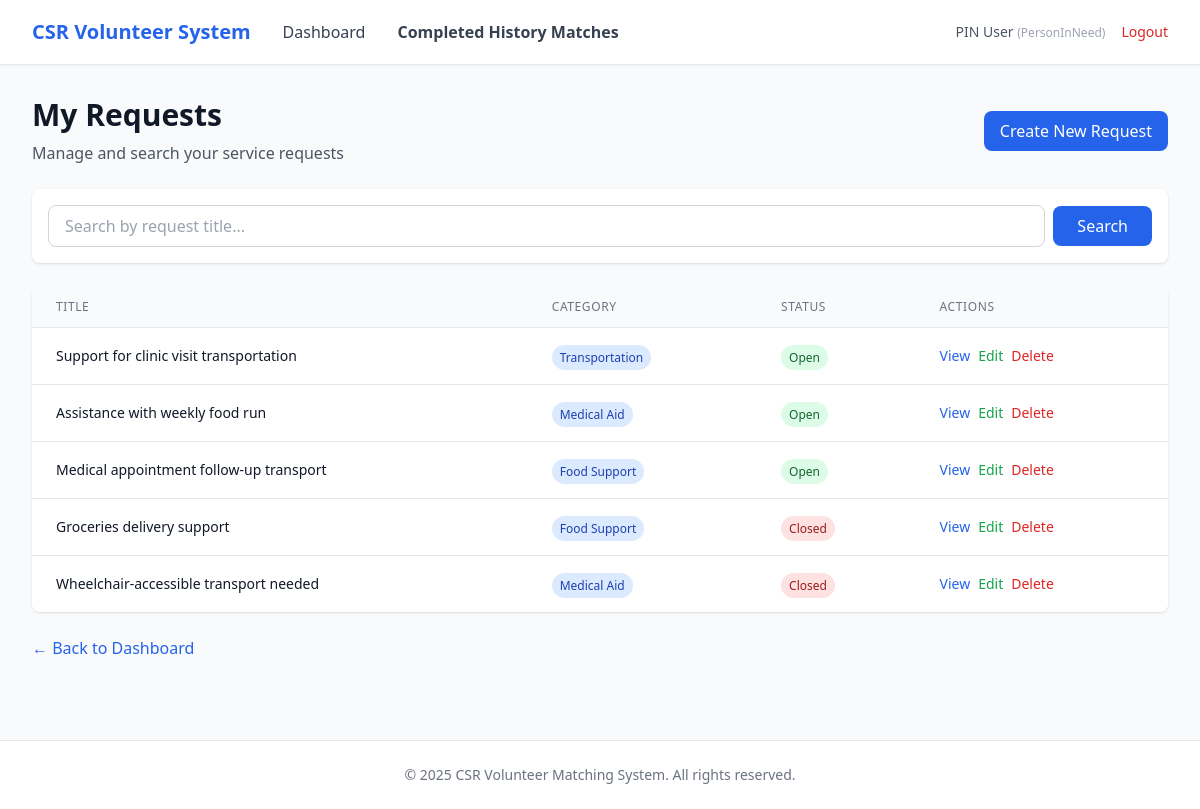
Page /pin/requests (signed in) on the committed database.
### app/entity/user_account.py (models this page shows, shortened)
class UserAccount(UserMixin, db.Model):
    __tablename__ = "user_accounts"
    userID = db.Column(db.Integer, primary_key=True, autoincrement=True)  # explicit auto increment
    name = db.Column(db.String(100), nullable=False)
    email = db.Column(db.String(120), nullable=False, unique=True, index=True)
    _password = db.Column("password", db.String(255), nullable=False)
    age = db.Column(db.Integer)
    phoneNumber = db.Column(db.String(20))
    isActive = db.Column(db.Boolean, default=True)
    profileID = db.Column(db.Integer, db.ForeignKey("user_profiles.profileID"), nullable=False)
    profile = db.relationship("UserProfile", back_populates="users", lazy=True)
    @property
    def password(self):
        raise AttributeError("Password is write-only.")
    @password.setter
    def password(self, raw):
        self._password = generate_password_hash(raw)

### app/entity/user_profile.py (models this page shows)
class UserProfile(db.Model):
    __tablename__ = "user_profiles"
    profileID   = db.Column(db.Integer, primary_key=True, autoincrement=True)  # explicit auto increment
    profileName = db.Column(db.String(50), nullable=False, unique=True)
    description = db.Column(db.String(255))
    isActive    = db.Column(db.Boolean, default=True)
    users = db.relationship("UserAccount", back_populates="profile", lazy=True)

### app/entity/request.py (models this page shows)
class Request(db.Model):
    __tablename__ = "requests"
    requestID = db.Column(db.Integer, primary_key=True)
    pinID = db.Column(db.Integer, db.ForeignKey("user_accounts.userID"), nullable=False)
    csrRepID = db.Column(db.Integer, db.ForeignKey("user_accounts.userID"))
    categoryID = db.Column(db.Integer, db.ForeignKey("categories.categoryID"), nullable=False)
    title = db.Column(db.String(150), nullable=False)
    description = db.Column(db.Text)
    status = db.Column(db.String(30), default="open")
    viewCount = db.Column(db.Integer, default=0)
    shortlistCount = db.Column(db.Integer, default=0)
    createdAt = db.Column(db.DateTime, default=db.func.now(), nullable=False)
    closedAt  = db.Column(db.DateTime)
    category = db.relationship("Category", back_populates="requests", lazy=True)
    person_in_need = db.relationship(
        "UserAccount",
        foreign_keys=[pinID],
        backref=db.backref("requests_made", lazy=True),
        lazy=True
    )
    csr_representative = db.relationship(
        "UserAccount",
        foreign_keys=[csrRepID],
        backref=db.backref("requests_supported", lazy=True),
        lazy=True
    )
    shortlists = db.relationship(
        "Shortlist",
        back_populates="request",
        cascade="all, delete-orphan",
        passive_deletes=True
    )
    match_records = db.relationship(
        "MatchRecord",
        back_populates="request",
        cascade="all, delete-orphan",
        passive_deletes=True
    )

### app/entity/category.py (models this page shows)
class Category(db.Model):
    __tablename__ = "categories"
    categoryID   = db.Column(db.Integer, primary_key=True)
    categoryName = db.Column(db.String(100), nullable=False, unique=True)
    description  = db.Column(db.String(255))
    isActive     = db.Column(db.Boolean, default=True)
    requests = db.relationship("Request", back_populates="category", lazy=True)

### app/boundary/routes.py (the view)
@boundary_bp.route("/pin/requests")
@login_required
def pin_requests():
    from app.control.pin_searchRequest_controller import PinSearchRequestController
    from app.entity.category import Category
    page = request.args.get("page", 1, type=int)
    per_page = 9
    search_query = request.args.get("search", "").strip()
    controller = PinSearchRequestController()
    all_requests = controller.searchRequests(current_user.userID, keyword=search_query)
    total = len(all_requests)
    start = (page - 1) * per_page
    end = start + per_page
    paginated = all_requests[start:end]
    class SimplePagination:
        def __init__(self, page, per_page, total):
            self.page = page
            self.per_page = per_page
            self.total = total
            self.pages = (total + per_page - 1) // per_page
            self.has_prev = page > 1
            self.has_next = page < self.pages
            self.prev_num = page - 1
            self.next_num = page + 1
    pagination = SimplePagination(page, per_page, total)
    return render_template(
        "pin/requests.html",
        requests=paginated,
        pagination=pagination,
        search_query=search_query,
    )

### app/control/pin_searchRequest_controller.py (called while the page is built)
    def searchRequests(self, pin_id:int, keyword:str=None, status:str=None):
        q = Request.query.filter_by(pinID=pin_id)
        if keyword: q = q.filter(Request.title.ilike(f"%{keyword}%"))
        if status: q = q.filter_by(status=status)
        return q.order_by(Request.requestID.desc()).all()

### app/entity/user_account.py (called while the page is built)
@login_manager.user_loader
def load_user(user_id):
    return UserAccount.query.get(int(user_id))

### app/templates/pin/requests.html (shortened to what this page needs)
{% extends "base.html" %}
{% block nav_links %}
<a href="{{ url_for('boundary.pin_dashboard') }}" class="text-gray-700 hover:text-primary">Dashboard</a>
<a href="{{ url_for('boundary.pin_match_records') }}" class="text-gray-700 hover:text-primary font-semibold">Completed History Matches</a>
{% endblock %}
{% block content %}
<div class="mb-6 flex justify-between items-center">
    <div>
        <h1 class="text-3xl font-bold text-gray-900">My Requests</h1>
        <p class="text-gray-600 mt-2">Manage and search your service requests</p>
    </div>
    <a href="{{ url_for('boundary.pin_create_request') }}"
       class="px-4 py-2 bg-primary text-white rounded-lg hover:bg-blue-700 transition">
        Create New Request
    </a>
</div>
<div class="bg-white rounded-lg shadow mb-6 p-4">
    <form method="GET" action="{{ url_for('boundary.pin_requests') }}" class="flex gap-2 items-center">
        <input type="text"
               name="search"
               value="{{ search_query }}"
               placeholder="Search by request title..."
               class="flex-1 px-4 py-2 border border-gray-300 rounded-lg focus:ring-2 focus:ring-primary focus:border-transparent">
        <button type="submit"
                class="px-6 py-2 bg-primary text-white rounded-lg hover:bg-blue-700 transition">
            Search
        </button>
    </form>
</div>
<div class="bg-white rounded-lg shadow overflow-hidden">
    <table class="min-w-full divide-y divide-gray-200">
        <thead class="bg-gray-50">
            <tr>
                <th class="px-6 py-3 text-left text-xs font-medium text-gray-500 uppercase tracking-wider">Title</th>
                <th class="px-6 py-3 text-left text-xs font-medium text-gray-500 uppercase tracking-wider">Category</th>
                <th class="px-6 py-3 text-left text-xs font-medium text-gray-500 uppercase tracking-wider">Status</th>
                <th class="px-6 py-3 text-left text-xs font-medium text-gray-500 uppercase tracking-wider">Actions</th>
            </tr>
        </thead>
        <tbody class="bg-white divide-y divide-gray-200">
            {% for req in requests %}
            <tr>
                <td class="px-6 py-4">
                    <div class="text-sm font-medium text-gray-900">{{ req.title }}</div>
                </td>
                <td class="px-6 py-4 whitespace-nowrap">
                    <span class="px-2 py-1 text-xs font-medium rounded-full bg-blue-100 text-blue-800">
                        {{ req.category.categoryName }}
                    </span>
                </td>
                <td class="px-6 py-4 whitespace-nowrap">
                    {% set normalized_status = req.status|lower %}
                    {% if normalized_status == 'open' %}
                        <span class="px-2 py-1 text-xs font-medium rounded-full bg-green-100 text-green-800">Open</span>
                    {% elif normalized_status == 'draft' %}
                        <span class="px-2 py-1 text-xs font-medium rounded-full bg-gray-100 text-gray-800">Draft</span>
                    {% elif normalized_status == 'matched' %}
                        <span class="px-2 py-1 text-xs font-medium rounded-full bg-yellow-100 text-yellow-800">Matched</span>
                    {% elif normalized_status == 'completed' %}
                        <span class="px-2 py-1 text-xs font-medium rounded-full bg-purple-100 text-purple-800">Completed</span>
                    {% else %}
                        <span class="px-2 py-1 text-xs font-medium rounded-full bg-red-100 text-red-800">Closed</span>
                    {% endif %}
                </td>
                <td class="px-6 py-4 whitespace-nowrap text-sm">
                    <div class="flex gap-2">
                        <a href="{{ url_for('boundary.pin_view_request', request_id=req.requestID) }}"
                           class="text-blue-600 hover:text-blue-800">View</a>
                        {% if normalized_status not in ['completed', 'matched'] %}
                            <a href="{{ url_for('boundary.pin_edit_request', request_id=req.requestID) }}"
                               class="text-green-600 hover:text-green-800">Edit</a>
                            <form method="POST"
                                  action="{{ url_for('boundary.pin_delete_request', request_id=req.requestID) }}"
                                  class="inline">
                                <button type="submit"
                                        onclick="return confirm('Are you sure you want to permanently delete this request? This cannot be undone.')"
                                        class="text-red-600 hover:text-red-800">
                                    Delete
                                </button>
                            </form>
                        {% endif %}
                    </div>
                </td>
            </tr>
            {% endfor %}
        </tbody>
    </table>
</div>
<div class="mt-6">
    <a href="{{ url_for('boundary.pin_dashboard') }}" class="text-primary hover:text-blue-700">
        ← Back to Dashboard
    </a>
</div>
{% endblock %}

### app/templates/base.html (shortened to what this page needs)
<!DOCTYPE html>
<html lang="en">
<head>
    <script src="https://cdn.tailwindcss.com"></script>
</head>
<body class="bg-gray-50 min-h-screen">
    {% if current_user.is_authenticated %}
    <nav class="bg-white shadow-sm border-b border-gray-200">
        <div class="max-w-7xl mx-auto px-4 sm:px-6 lg:px-8">
            <div class="flex justify-between items-center h-16">
                <div class="flex items-center gap-8">
                    <a href="{{ url_for('boundary.login') }}" class="text-xl font-bold text-primary">
                        CSR Volunteer System
                    </a>
                    {% block nav_links %}{% endblock %}
                </div>
                <div class="flex items-center gap-4">
                    <span class="text-sm text-gray-600">
                        {{ current_user.name }}
                        <span class="text-xs text-gray-400">({{ current_user.profile.profileName }})</span>
                    </span>
                    <a href="{{ url_for('boundary.logout') }}" class="text-sm text-red-600 hover:text-red-700">
                        Logout
                    </a>
                </div>
            </div>
        </div>
    </nav>
    {% endif %}
    <main class="max-w-7xl mx-auto px-4 sm:px-6 lg:px-8 py-8">
        {% block content %}{% endblock %}
    </main>
    <footer class="bg-white border-t border-gray-200 mt-12">
        <div class="max-w-7xl mx-auto px-4 sm:px-6 lg:px-8 py-6">
            <p class="text-center text-sm text-gray-500">
                &copy; 2025 CSR Volunteer Matching System. All rights reserved.
            </p>
        </div>
    </footer>
</body>
</html>

### rows in the picture
UserAccount: name "PIN User"
UserProfile: profile.profileName "PersonInNeed"
Request: title "Support for clinic visit transportation", category.categoryName "Transportation", shows "Open"
Request: title "Assistance with weekly food run", category.categoryName "Medical Aid", shows "Open"
Request: title "Medical appointment follow-up transport", category.categoryName "Food Support", shows "Open"
Request: title "Groceries delivery support", category.categoryName "Food Support", shows "Closed"
Request: title "Wheelchair-accessible transport needed", category.categoryName "Medical Aid", shows "Closed"
